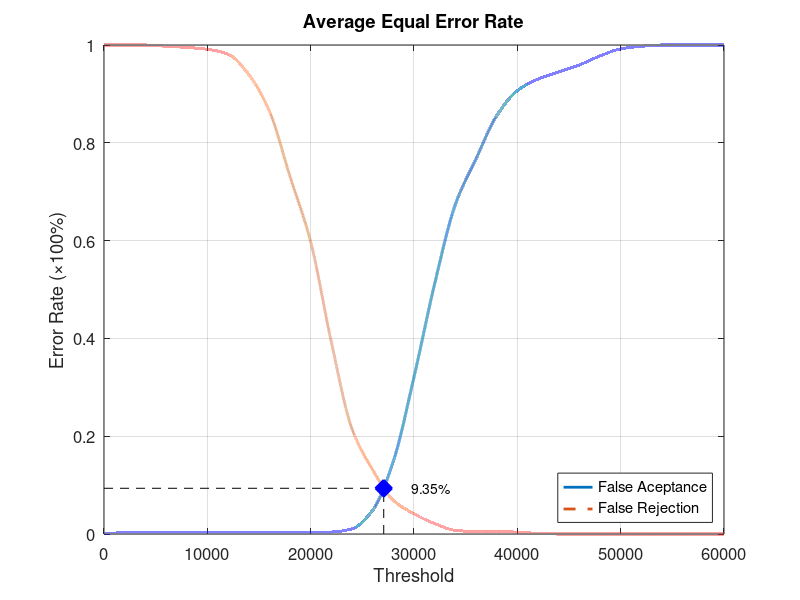
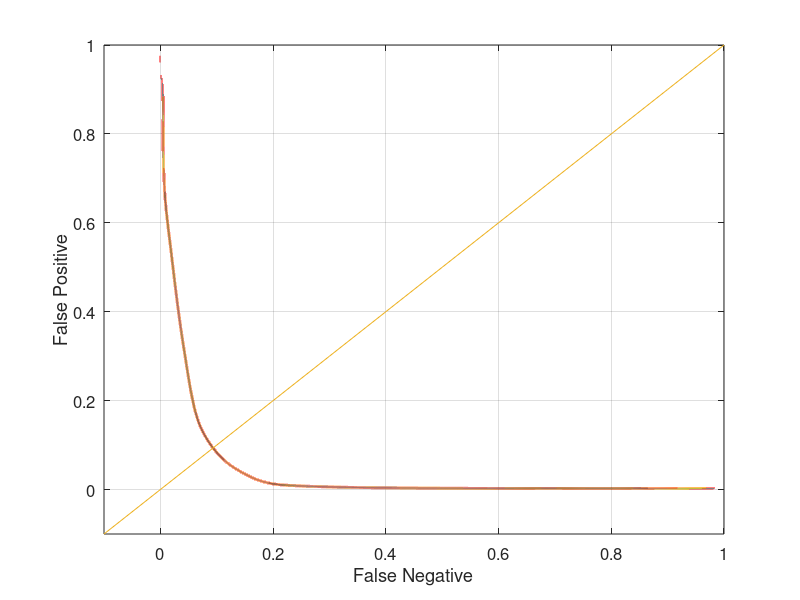

MATLAB code to generate these figures, in order:
function yEER = Experiment4Average
close all;
clear;
clc;
x = 0:2000:60000;
xq = 0:0.5:60000;

y0 = [0 0.00263158 0.00263158 0.00263158 0.00263158 0.00263158 0.00263158 0.00263158 0.00263158 0.00263158 0.00263158 0.00394737 0.0105263 0.0486842 0.148684 0.321053 0.511842 0.673684 0.767105 0.855263 0.906579 0.930263 0.944737 0.959211 0.977632 0.992105 0.997368 1 1 1 1];
yy0 = interp1(x, y0, xq, 'pchip');
y1 = [1 1 1 0.9975 0.995 0.99125 0.98125 0.94 0.865 0.73125 0.5975 0.3925 0.215 0.13125 0.06875 0.04125 0.02125 0.0075 0.005 0.005 0.00375 0.00125 0 0 0 0 0 0 0 0 0];
yy1 = interp1(x, y1, xq, 'pchip');

% Calculating EER: 
y2 = abs(y0 - y1);
find(y2 == min(y2))
yy2 = abs(yy0 - yy1);
xEER = find(yy2 == min(yy2));
xEERIndex = xq(xEER) % X-axis EER
yEER = yy0(xEER) % Y-axis EER

main = figure
plot(xq, yy0,'-','LineWidth', 2);	hold on
plot(xq, yy1,'--','LineWidth', 2);	hold on
plot([xEERIndex xEERIndex], [0 yEER], 'k--');	hold on
plot([0 xEERIndex], [yEER yEER], 'k--');	hold on
plot(xEERIndex, yEER, 'bx', 'LineWidth', 10);	hold on
text(xEERIndex + 10 * xEERIndex / 100, yEER, [num2str(round((10000 * yEER)) / 100) '%'])
legend('False Aceptance', 'False Rejection', 'Location', 'SouthEast')
xlabel('Threshold')
ylabel('Error Rate (\times100%)')
title('Average Equal Error Rate')
set(gca, 'FontSize', 12)
axis([0 60000 0 1])
grid on

print(main, 'Experiment4AverageMain', '-dpng');
FNRxFPR = figure('Color', [1 1 1]);
plot(yy1, yy0, '-', yy1, yy0, 'LineWidth', 2);
hold on
y = -0.1:0.1:1
plot(y, y); 
set(gca, 'FontSize', 12)
xlabel('False Negative')
ylabel('False Positive')
axis([-0.1 1 -0.1 1])
set(gca, 'FontSize', 12)
grid on

print(FNRxFPR, 'Experiment4AverageFNRxFPR','-dpng');
end
